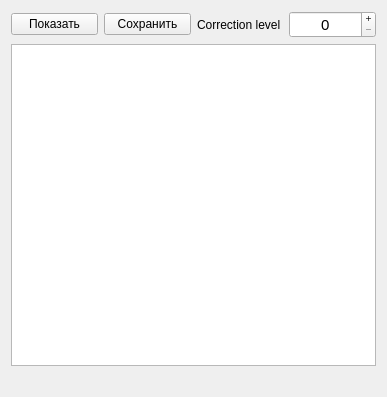
<?xml version="1.0" encoding="UTF-8"?>
<ui version="4.0">
 <class>Widget</class>
 <widget class="QWidget" name="Widget">
  <property name="geometry">
   <rect>
    <x>0</x>
    <y>0</y>
    <width>387</width>
    <height>397</height>
   </rect>
  </property>
  <property name="windowTitle">
   <string>QR check</string>
  </property>
  <property name="windowIcon">
   <iconset>
    <normaloff>:/new/res/qr.ico</normaloff>:/new/res/qr.ico</iconset>
  </property>
  <layout class="QGridLayout" name="gridLayout_2">
   <item row="0" column="0">
    <layout class="QGridLayout" name="gridLayout">
     <item row="4" column="0">
      <widget class="QTextEdit" name="textEntering">
       <property name="acceptRichText">
        <bool>false</bool>
       </property>
      </widget>
     </item>
     <item row="0" column="0">
      <layout class="QHBoxLayout" name="horizontalLayout">
       <item>
        <widget class="QPushButton" name="pushButton">
         <property name="text">
          <string>Показать</string>
         </property>
        </widget>
       </item>
       <item>
        <widget class="QPushButton" name="pushButton_2">
         <property name="text">
          <string>Сохранить</string>
         </property>
        </widget>
       </item>
       <item>
        <widget class="QLabel" name="label_2">
         <property name="text">
          <string>Correction level</string>
         </property>
        </widget>
       </item>
       <item>
        <widget class="QSpinBox" name="spinBox">
         <property name="font">
          <font>
           <pointsize>11</pointsize>
          </font>
         </property>
         <property name="autoFillBackground">
          <bool>false</bool>
         </property>
         <property name="alignment">
          <set>Qt::AlignCenter</set>
         </property>
         <property name="buttonSymbols">
          <enum>QAbstractSpinBox::PlusMinus</enum>
         </property>
         <property name="showGroupSeparator" stdset="0">
          <bool>false</bool>
         </property>
         <property name="maximum">
          <number>3</number>
         </property>
         <property name="displayIntegerBase">
          <number>5</number>
         </property>
        </widget>
       </item>
      </layout>
     </item>
     <item row="5" column="0">
      <widget class="QLabel" name="label">
       <property name="text">
        <string/>
       </property>
       <property name="alignment">
        <set>Qt::AlignCenter</set>
       </property>
      </widget>
     </item>
    </layout>
   </item>
  </layout>
 </widget>
 <resources/>
 <connections/>
</ui>
